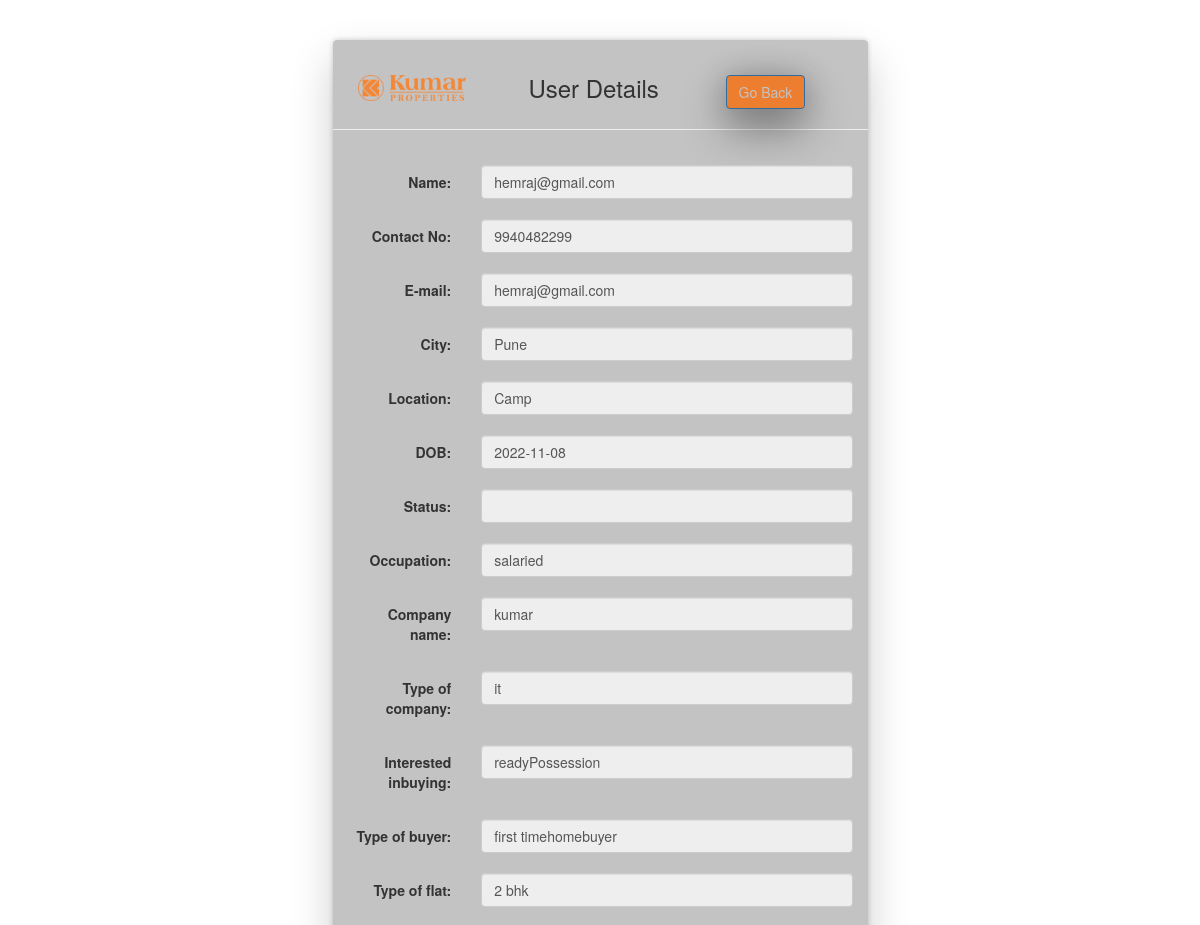
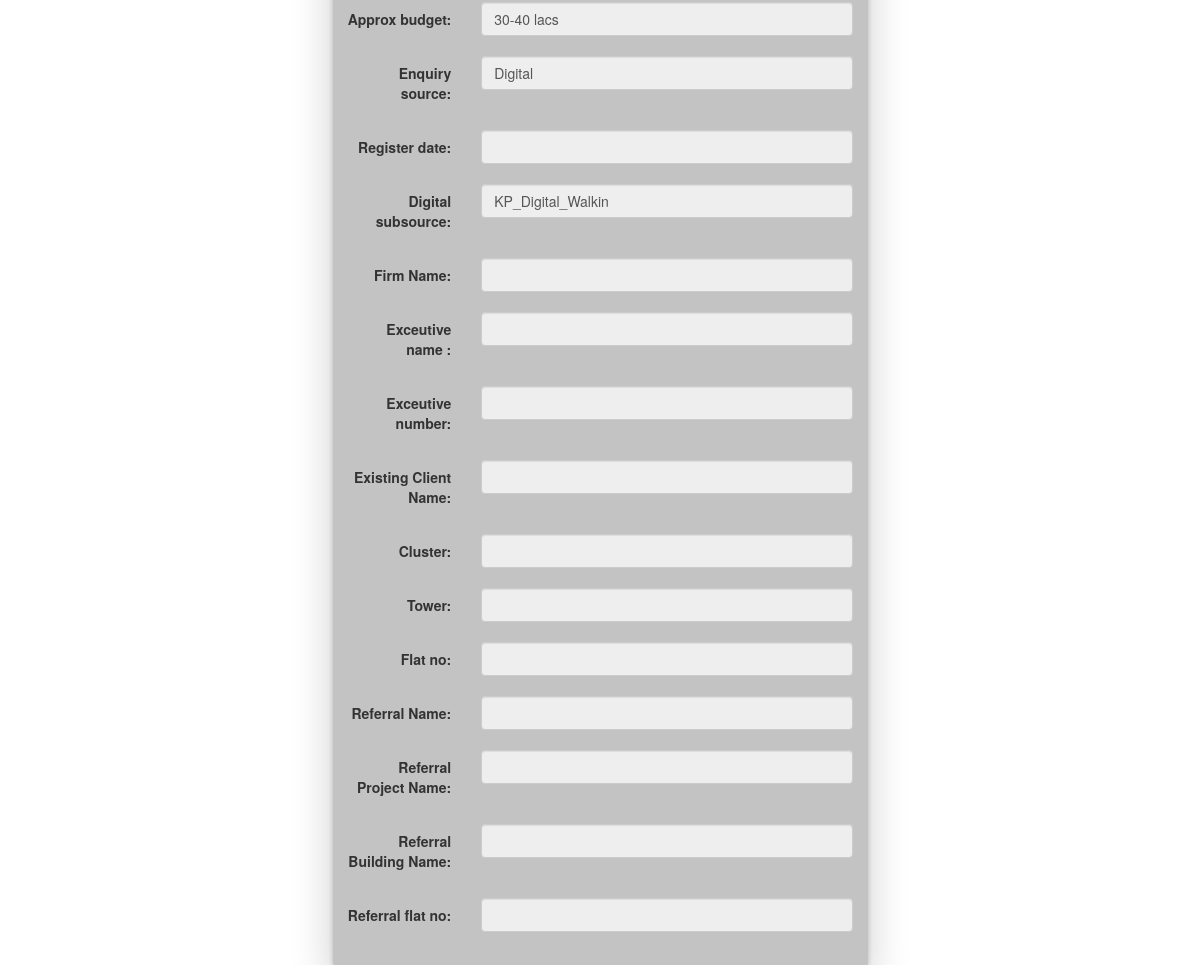
The page /edit1.php?id=341 on the database its author committed (2 pictures, top to bottom).
### tables this page shows
CREATE TABLE `enquiry` (
  `id` int(11) NOT NULL,
  `assigned_id` int(11) DEFAULT NULL,
  `projectname` varchar(50) NOT NULL,
  `name` varchar(500) NOT NULL,
  `dob` varchar(255) DEFAULT NULL,
  `contactno` varchar(500) NOT NULL,
  `email` varchar(500) NOT NULL,
  `address` varchar(50) NOT NULL,
  `location` varchar(500) NOT NULL,
  `city` varchar(500) NOT NULL,
  `occupation` varchar(255) NOT NULL,
  `companyname` varchar(255) NOT NULL,
  `typeofcompany` varchar(255) DEFAULT NULL,
  `typeofbuyer` varchar(255) NOT NULL,
  `typeofflat` varchar(500) NOT NULL,
  `approxbudget` varchar(500) NOT NULL,
  `interestedinbuying` varchar(255) NOT NULL,
  `purposeOfInvestment` varchar(50) NOT NULL,
  `enquirysource` varchar(500) NOT NULL,
  `digitalsubsource` varchar(50) NOT NULL,
  `firmname` varchar(255) NOT NULL,
  `exceutivename` varchar(245) NOT NULL,
  `exceutivenumber` varchar(245) NOT NULL,
  `existingclientname` varchar(245) NOT NULL,
  `cluster` varchar(245) NOT NULL,
  `Tower` varchar(245) NOT NULL,
  `flatno` varchar(234) NOT NULL,
  `referralname` varchar(255) NOT NULL,
  `referralprojectname` varchar(255) NOT NULL,
  `referralbuildingname` varchar(255) NOT NULL,
  `referralflatno` varchar(122) NOT NULL,
  `referral_mobile` bigint(12) NOT NULL,
  `visits` int(11) NOT NULL,
  `revisit_to` varchar(255) DEFAULT NULL,
  `remarks` varchar(250) DEFAULT NULL,
  `salesperson` varchar(50) DEFAULT NULL,
  `registerdate` varchar(500) DEFAULT NULL,
  `comments` text,
  `created_at` timestamp NOT NULL DEFAULT CURRENT_TIMESTAMP,
  `updated_at` timestamp NOT NULL DEFAULT CURRENT_TIMESTAMP ON UPDATE CURRENT_TIMESTAMP
);

### edit1.php (the view, shortened to what this page needs)
<!DOCTYPE html>
<html>
<?php
  include 'include/database.php';
$result = mysqli_query($conn,"SELECT * FROM enquiry WHERE id='" . $_GET['id'] . "'");
$enquiry= mysqli_fetch_array($result);
?>
<head>
</head>
<body>
<link href="//netdna.bootstrapcdn.com/bootstrap/3.2.0/css/bootstrap.min.css" rel="stylesheet" id="bootstrap-css">
<br>
<div class="container">
    <div class="col-md-3">
    </div>
    <div class="col-md-6 enq-form">
  <form method="post" action="" class="form-horizontal" role="form" >
<div class="form-group">
            <div class="a">
                <h3 style="text-align:center;"><img src="../images/Kumar Logo_300 x 72.png">User Details  &nbsp;&nbsp;&nbsp;&nbsp;&nbsp;&nbsp;&nbsp;&nbsp;
                    <a style="text-align:center;color: #c3c3c3; background-color: #ED7D2F;box-shadow: 0 20px 44px rgb(0 0 0 / 41%), 0 0 30px rgb(0 0 0 / 20%);" href="dashboard.php" class="btn btn-primary" role="button">Go Back</a>
                </h3>
                <hr size="40" shade>
            </div>
</div>
            <div class="form-group">
                <label for="Name" class="col-sm-3 control-label"> Name:</label>
                <div class="col-sm-9">
                    <input type="text" id="name" name="name" class="form-control" value="<?php echo $enquiry['name'] ?>"readonly>
               </div>
               </div>
            <div class="form-group">
                <label for="contactno" class="col-sm-3 control-label">Contact No:</label>
                <div class="col-sm-9">
                    <input type="text" id="contactno" name="contactno"  class="form-control" value="<?php echo $enquiry['contactno'] ?>"readonly >
                </div>
                            </div>
            <div class="form-group">
                <label for="email" class="col-sm-3 control-label">E-mail:</label>
                <div class="col-sm-9">
                    <input type="email" id="email" name="email"  class="form-control" value="<?php echo $enquiry['email'] ?>"readonly>
                </div>
            </div>
            <div class="form-group">
                <label for="city" class="col-sm-3 control-label">City:</label>
                <div class="col-sm-9">
                    <input type="text" id="city" name="city"  class="form-control" value="<?php echo $enquiry['city'] ?>"readonly >
                </div>
            </div>
            <div class="form-group">
                <label for="location" class="col-sm-3 control-label">Location:</label>
                <div class="col-sm-9">
                 <input type="text" id="location" name="location" placeholder="Location" class="form-control" value="<?php echo $enquiry['location'] ?>"readonly >
             </div>
         </div>
           <div class="form-group">
                <label for="dob" class="col-sm-3 control-label">DOB:</label>
                <div class="col-sm-9">
                 <input type="text" id="dob" name="dob" class="form-control" value="<?php echo $enquiry['dob'] ?>" readonly>
             </div>
           </div>
             <div class="form-group">
                <label for="status" class="col-sm-3 control-label">Status:</label>
                <div class="col-sm-9">
                 <input type="text" id="status" name="status"  class="form-control" value="<?php echo $enquiry['status'] ?>" readonly>
             </div>
         </div>
 <div class="form-group">
                <label for="occupation" class="col-sm-3 control-label">Occupation:</label>
                <div class="col-sm-9">
                 <input type="text" id="occupation" name="occupation"  class="form-control" value="<?php echo $enquiry['occupation'] ?>"readonly >
             </div>
         </div>
 <div class="form-group">
                <label for="companyname" class="col-sm-3 control-label">Company name:</label>
                <div class="col-sm-9">
                 <input type="text" id="companyname" name="companyname"  class="form-control" value="<?php echo $enquiry['companyname'] ?>"readonly >
             </div>
         </div>
 <div class="form-group">
                <label for="typeofcompany" class="col-sm-3 control-label">Type of company:</label>
                <div class="col-sm-9">
                 <input type="text" id="typeofcompany" name="typeofcompany" class="form-control" value="<?php echo $enquiry['typeofcompany'] ?>"readonly >
             </div>
         </div>
 <div class="form-group">
                <label for="interestedinbuying" class="col-sm-3 control-label">Interested inbuying:</label>
                <div class="col-sm-9">
                 <input type="text" id="interestedinbuying" name="interestedinbuying"  class="form-control" value="<?php echo $enquiry['interestedinbuying'] ?>" readonly>
             </div>
         </div>
 <div class="form-group">
                <label for="typeofbuyer" class="col-sm-3 control-label">Type of buyer:</label>
                <div class="col-sm-9">
                 <input type="text" id="typeofbuyer" name="typeofbuyer"  class="form-control" value="<?php echo $enquiry['typeofbuyer'] ?>" readonly >
             </div>
         </div>
 <div class="form-group">
                <label for="typeofflat" class="col-sm-3 control-label">Type of flat:</label>
                <div class="col-sm-9">
                 <input type="text" id="typeofflat" name="typeofflat"  class="form-control" value="<?php echo $enquiry['typeofflat'] ?>"readonly >
             </div>
         </div>
 <div class="form-group">
                <label for="approx budget" class="col-sm-3 control-label">Approx budget:</label>
                <div class="col-sm-9">
                 <input type="text" id="approxbudget" name="approxbudget"  class="form-control" value="<?php echo $enquiry['approxbudget'] ?>"readonly >
             </div>
         </div>
         <?php
$subsource1=explode('~',$enquiry['enquirysource']);
 ?>
          <div class="form-group">
                <label for="enquirysource" class="col-sm-3 control-label">Enquiry source:</label>
                <div class="col-sm-9">
                 <input type="text" id="enquirysource" name="enquirysource"  class="form-control" value="<?php echo $subsource1[0]; ?>"   readonly>
             </div>
         </div>
          <div class="form-group">
                <label for="channelsubsource" class="col-sm-3 control-label">Register date:</label>
                <div class="col-sm-9">
                 <input type="text" id="registerdate" name="registerdate"  class="form-control" value="<?php echo $enquiry['registerdate'] ?>"   readonly>
             </div>
           </div>
<?php
$subsource=explode('~',$enquiry['digitalsubsource']);
 ?>
         <div class="form-group">
                <label for="digitalsubsource" class="col-sm-3 control-label">Digital subsource:</label>
                <div class="col-sm-9">
                 <input type="text" id="digitalsubsource" name="digitalsubsource" class="form-control" value="<?php echo $subsource[0]; ?>"   readonly>
             </div>
         </div>
         <div class="form-group">
                <label for="channelsubsource" class="col-sm-3 control-label">Firm Name:</label>
                <div class="col-sm-9">
                 <input type="text" id="channelsubsource" name="channelsubsource"  class="form-control" value="<?php echo $enquiry['channelsubsource'] ?>"   readonly>
             </div>
           </div>
		    <div class="form-group">
                <label for="channelsubsource" class="col-sm-3 control-label">Exceutive name :</label>
                <div class="col-sm-9">
                 <input type="text" id="channelsubsource" name="exceutivename"  class="form-control" value="<?php echo $enquiry['exceutivename'] ?>"   readonly>
             </div>
           </div>
		   <div class="form-group">
                <label for="channelsubsource" class="col-sm-3 control-label">Exceutive number:</label>
                <div class="col-sm-9">
                 <input type="text" id="channelsubsource" name="exceutivenumber"  class="form-control" value="<?php echo $enquiry['exceutivenumber'] ?>"   readonly>
             </div>
           </div>
		   <div class="form-group">
                <label for="channelsubsource" class="col-sm-3 control-label">Existing Client Name:</label>
                <div class="col-sm-9">
                 <input type="text" id="channelsubsource" name="existingclientname"  class="form-control" value="<?php echo $enquiry['existingclientname'] ?>"   readonly>
             </div>
           </div>
		    <div class="form-group">
                <label for="channelsubsource" class="col-sm-3 control-label">Cluster:</label>
                <div class="col-sm-9">
                 <input type="text" id="channelsubsource" name="cluster"  class="form-control" value="<?php echo $enquiry['cluster'] ?>"   readonly>
             </div>
           </div>
		   <div class="form-group">
                <label for="channelsubsource" class="col-sm-3 control-label">Tower:</label>
                <div class="col-sm-9">
                 <input type="text" id="channelsubsource" name="Tower"  class="form-control" value="<?php echo $enquiry['Tower'] ?>"   readonly>
             </div>
           </div>
		   <div class="form-group">
                <label for="channelsubsource" class="col-sm-3 control-label">Flat no:</label>
                <div class="col-sm-9">
                 <input type="text" id="channelsubsource" name="flatno"  class="form-control" value="<?php echo $enquiry['flatno'] ?>"   readonly>
             </div>
           </div>
             <div class="form-group">
                <label for=" Referral Name" class="col-sm-3 control-label">Referral Name:</label>
                <div class="col-sm-9">
                 <input type="text" id="referralname" name="referralname"  class="form-control" value="<?php echo $enquiry['referralname'] ?>"   readonly>
             </div>
           </div>
           <div class="form-group">
                <label for=" project Name" class="col-sm-3 control-label">Referral Project Name:</label>
                <div class="col-sm-9">
                 <input type="text" id="referralprojectname" name="referralprojectname"  class="form-control" value="<?php echo $enquiry['referralprojectname'] ?>"   readonly>
             </div>
           </div>
           <div class="form-group">
                <label for="building Name" class="col-sm-3 control-label"> Referral Building Name:</label>
                <div class="col-sm-9">
                 <input type="text" id="referralbuildingname" name="referralbuildingname"class="form-control" value="<?php echo $enquiry['referralbuildingname'] ?>"   readonly>
             </div>
           </div>
           <div class="form-group">
                <label for="Referral flat no" class="col-sm-3 control-label">Referral flat no:</label>
                <div class="col-sm-9">
                 <input type="text" id="referralflatno" name="referralflatno" class="form-control" value="<?php echo $enquiry['referralflatno'] ?>"   readonly>
             </div>
           </div>
          </div>
</div>
   </body>
</html>

### edit1.php (style rules this page uses)
body { background-repeat: no-repeat; background-size: cover; background-position: 50% 50%; background-attachment: fixed; }
*[role="form"] { box-shadow: 0 20px 44px rgb(0 0 0 / 20%), 0 0 5px rgb(0 0 0 / 20%); max-width: 1100px; padding: 15px; margin: 0 auto; background-color: #c3c3c3; border-radius: 0.3em; background-size: cover; background-position: 50% 50%; background-attachment: fixed; }
.col-md-6.enq-form img { width: 25%; float: left; padding-left: 25PX; }
input[type=text], select, textarea { width: 100%; padding: 12px; border: 1px solid #ccc; border-radius: 4px; resize: vertical; background-color: #c3c3c3; }
label { padding: 12px 12px 12px 0; display: inline-block; }
.container { border-radius: 5px; padding: 20px; }

### rows shown on the page
enquiry: name "hemraj@gmail.com", contactno "9940482299", email "hemraj@gmail.com", city "Pune", location "Camp", dob "2022-11-08", occupation "salaried", companyname "kumar", typeofcompany "it", interestedinbuying "readyPossession", typeofbuyer "first timehomebuyer", typeofflat "2 bhk", approxbudget "30-40 lacs", enquirysource "Digital", digitalsubsource "KP_Digital_Walkin"
